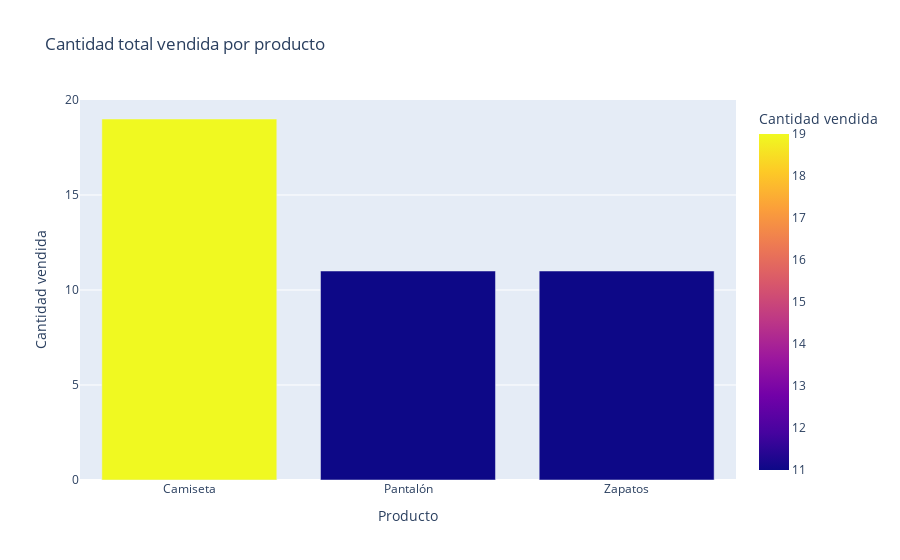

The cell this chart's notebook holds for it:
### Code cell
# Ruta de base de datos
df_path = r'C:\Users\DATA\today\estonia\datos_productos.xlsx'

import pandas as pd
import plotly.express as px

# Cargar datos desde la ruta Excel
df = pd.read_excel(df_path)

# Agrupar por producto y sumar cantidades
ventas_por_producto = df.groupby('Producto')['Cantidad'].sum().reset_index()

# Crear gráfico de barras con Plotly
fig = px.bar(ventas_por_producto, x='Producto', y='Cantidad',
             title='Cantidad total vendida por producto',
             labels={'Cantidad': 'Cantidad vendida', 'Producto': 'Producto'},
             color='Cantidad')

fig.show()

### Figure 1 — Plotly figure (JSON) as saved in the notebook; plotly's stock layout.template omitted (floating-point values rounded to 4 significant figures)
{"data": [{"hovertemplate": "Producto=%{x}<br>Cantidad vendida=%{marker.color}<extra></extra>", "legendgroup": "", "marker": {"color": [19, 11, 11], "coloraxis": "coloraxis", "pattern": {"shape": ""}}, "name": "", "orientation": "v", "showlegend": false, "textposition": "auto", "type": "bar", "x": ["Camiseta", "Pantalón", "Zapatos"], "xaxis": "x", "y": [19, 11, 11], "yaxis": "y"}], "layout": {"barmode": "relative", "coloraxis": {"colorbar": {"title": {"text": "Cantidad vendida"}}, "colorscale": [[0, "#0d0887"], [0.1111, "#46039f"], [0.2222, "#7201a8"], [0.3333, "#9c179e"], [0.4444, "#bd3786"], [0.5556, "#d8576b"], [0.6667, "#ed7953"], [0.7778, "#fb9f3a"], [0.8889, "#fdca26"], [1, "#f0f921"]]}, "legend": {"tracegroupgap": 0}, "title": {"text": "Cantidad total vendida por producto"}, "xaxis": {"anchor": "y", "domain": [0, 1], "title": {"text": "Producto"}}, "yaxis": {"anchor": "x", "domain": [0, 1], "title": {"text": "Cantidad vendida"}}}}
